Frame 1 (no input): blank canvas, image omitted
Frame 60 (no input): blank canvas, image omitted
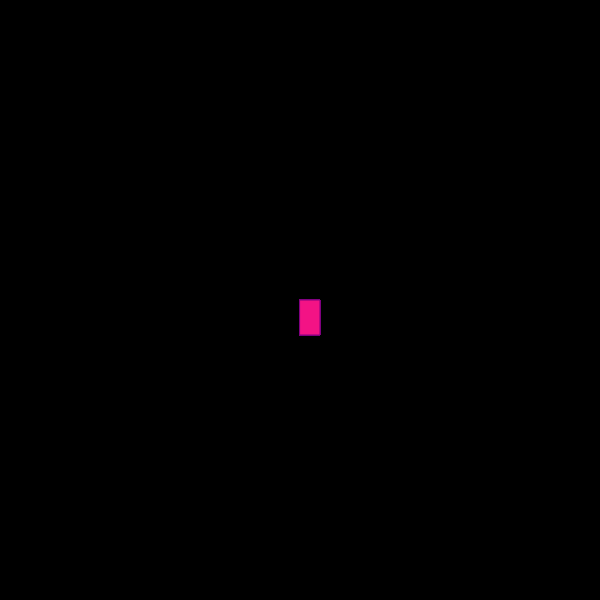
Frame 120 (the mouse pressed at the canvas centre since frame 60)

The p5.js sketch whose frames 1 and 60 were blank and that drew this single picture after the mouse press (run headless with seeded random() and noise() and a simulated clock; from frame 60 on, the mouse is pressed at the canvas centre):

// p5.js sketch
// ── sketch.js
function setup() {
    createCanvas(600, 600);
    background ("BLACK")
  }
  
  function draw() {
    stroke ("purple")
    fill ("rgb(243, 19, 133)")
    
    // console.log (mouseIsPressed)
    
    if (mouseIsPressed) {
            rect(mouseX, mouseY, 20, 35)
     }
  }  
  
